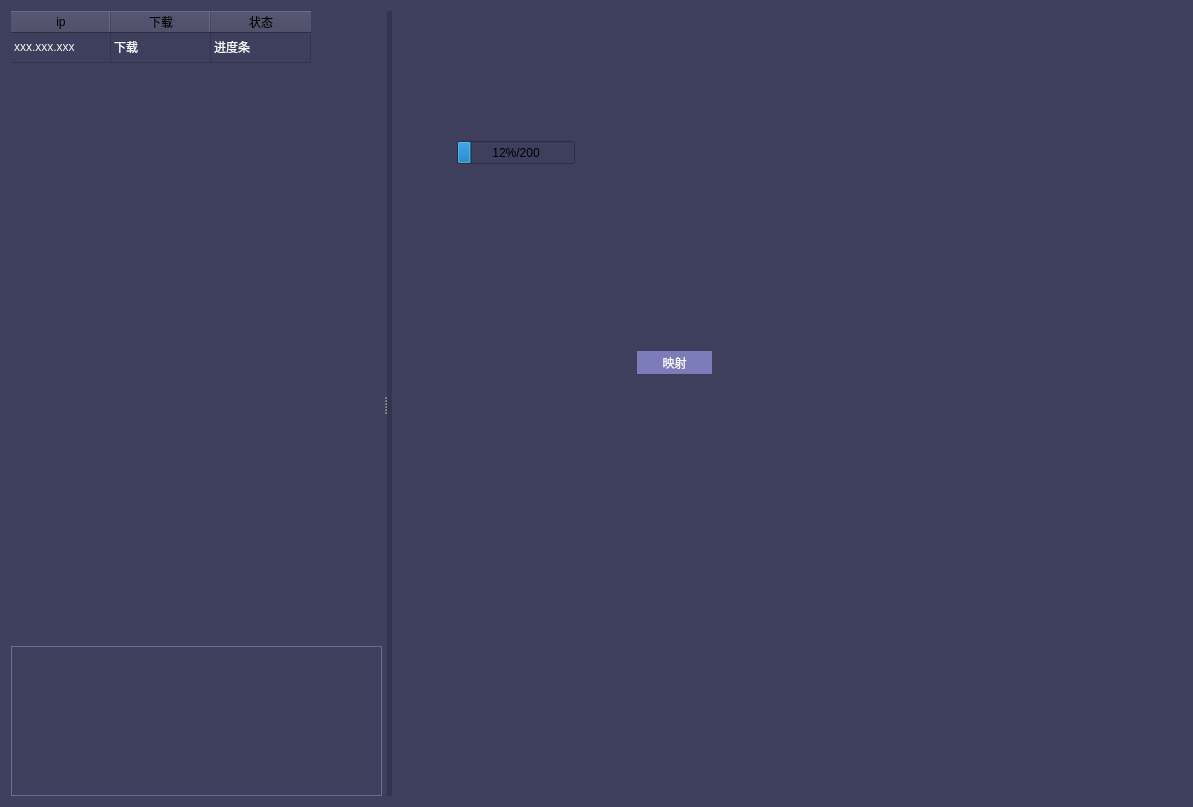
<?xml version="1.0" encoding="UTF-8"?>
<ui version="4.0">
 <class>Form</class>
 <widget class="QWidget" name="Form">
  <property name="geometry">
   <rect>
    <x>0</x>
    <y>0</y>
    <width>1193</width>
    <height>807</height>
   </rect>
  </property>
  <property name="windowTitle">
   <string>Form</string>
  </property>
  <property name="styleSheet">
   <string notr="true">*{
background-color: rgb(62, 62, 93);
font: 11pt &quot;黑体&quot;;
color: rgb(247, 247, 247);
}
#view{
border-left:5px solid rgb(52, 52, 77);
}
#tableWidget{
border:none;
}
#textBrowser{
border:1px solid rgb(106, 106, 158);
}
#progressBar{
	color: rgb(0, 0, 0);
}</string>
  </property>
  <layout class="QHBoxLayout" name="horizontalLayout">
   <item>
    <widget class="QSplitter" name="splitter">
     <property name="orientation">
      <enum>Qt::Horizontal</enum>
     </property>
     <widget class="QWidget" name="gh_widget" native="true">
      <property name="maximumSize">
       <size>
        <width>372</width>
        <height>16777215</height>
       </size>
      </property>
      <layout class="QVBoxLayout" name="verticalLayout">
       <property name="sizeConstraint">
        <enum>QLayout::SetMinimumSize</enum>
       </property>
       <item>
        <widget class="QTableWidget" name="tableWidget">
         <property name="maximumSize">
          <size>
           <width>371</width>
           <height>16777215</height>
          </size>
         </property>
         <property name="styleSheet">
          <string notr="true">QHeaderView{
	color: rgb(0, 0, 0);
}</string>
         </property>
         <property name="verticalScrollBarPolicy">
          <enum>Qt::ScrollBarAlwaysOff</enum>
         </property>
         <property name="horizontalScrollBarPolicy">
          <enum>Qt::ScrollBarAlwaysOff</enum>
         </property>
         <property name="sortingEnabled">
          <bool>false</bool>
         </property>
         <attribute name="horizontalHeaderVisible">
          <bool>true</bool>
         </attribute>
         <attribute name="horizontalHeaderCascadingSectionResizes">
          <bool>false</bool>
         </attribute>
         <attribute name="horizontalHeaderShowSortIndicator" stdset="0">
          <bool>false</bool>
         </attribute>
         <attribute name="verticalHeaderVisible">
          <bool>false</bool>
         </attribute>
         <attribute name="verticalHeaderCascadingSectionResizes">
          <bool>false</bool>
         </attribute>
         <attribute name="verticalHeaderHighlightSections">
          <bool>false</bool>
         </attribute>
         <attribute name="verticalHeaderShowSortIndicator" stdset="0">
          <bool>false</bool>
         </attribute>
         <attribute name="verticalHeaderStretchLastSection">
          <bool>false</bool>
         </attribute>
         <row>
          <property name="text">
           <string>新建行</string>
          </property>
         </row>
         <column>
          <property name="text">
           <string>ip</string>
          </property>
         </column>
         <column>
          <property name="text">
           <string>下载</string>
          </property>
         </column>
         <column>
          <property name="text">
           <string>状态</string>
          </property>
         </column>
         <item row="0" column="0">
          <property name="text">
           <string>xxx.xxx.xxx</string>
          </property>
         </item>
         <item row="0" column="1">
          <property name="text">
           <string>下载</string>
          </property>
         </item>
         <item row="0" column="2">
          <property name="text">
           <string>进度条</string>
          </property>
         </item>
        </widget>
       </item>
       <item>
        <widget class="QTextBrowser" name="textBrowser">
         <property name="maximumSize">
          <size>
           <width>371</width>
           <height>150</height>
          </size>
         </property>
         <property name="html">
          <string>&lt;!DOCTYPE HTML PUBLIC &quot;-//W3C//DTD HTML 4.0//EN&quot; &quot;http://www.w3.org/TR/REC-html40/strict.dtd&quot;&gt;
&lt;html&gt;&lt;head&gt;&lt;meta name=&quot;qrichtext&quot; content=&quot;1&quot; /&gt;&lt;style type=&quot;text/css&quot;&gt;
p, li { white-space: pre-wrap; }
&lt;/style&gt;&lt;/head&gt;&lt;body style=&quot; font-family:'黑体'; font-size:11pt; font-weight:400; font-style:normal;&quot;&gt;
&lt;p style=&quot;-qt-paragraph-type:empty; margin-top:0px; margin-bottom:0px; margin-left:0px; margin-right:0px; -qt-block-indent:0; text-indent:0px;&quot;&gt;&lt;br /&gt;&lt;/p&gt;&lt;/body&gt;&lt;/html&gt;</string>
         </property>
        </widget>
       </item>
      </layout>
     </widget>
     <widget class="QWidget" name="view" native="true">
      <widget class="QProgressBar" name="progressBar">
       <property name="geometry">
        <rect>
         <x>70</x>
         <y>130</y>
         <width>118</width>
         <height>23</height>
        </rect>
       </property>
       <property name="maximum">
        <number>200</number>
       </property>
       <property name="value">
        <number>24</number>
       </property>
       <property name="alignment">
        <set>Qt::AlignCenter</set>
       </property>
       <property name="textVisible">
        <bool>true</bool>
       </property>
       <property name="invertedAppearance">
        <bool>false</bool>
       </property>
       <property name="format">
        <string>%p%/%m</string>
       </property>
      </widget>
      <widget class="QPushButton" name="btn_down">
       <property name="geometry">
        <rect>
         <x>250</x>
         <y>340</y>
         <width>75</width>
         <height>23</height>
        </rect>
       </property>
       <property name="styleSheet">
        <string notr="true">#btn_down{
border:none;
background-color:rgb(124, 124, 186);
}
#btn_down:hover{
background-color: rgb(0, 66, 197);
}
#btn_down:pressed{
background-color:rgb(124, 124, 186);
}</string>
       </property>
       <property name="text">
        <string>映射</string>
       </property>
      </widget>
     </widget>
    </widget>
   </item>
  </layout>
 </widget>
 <resources/>
 <connections/>
</ui>
